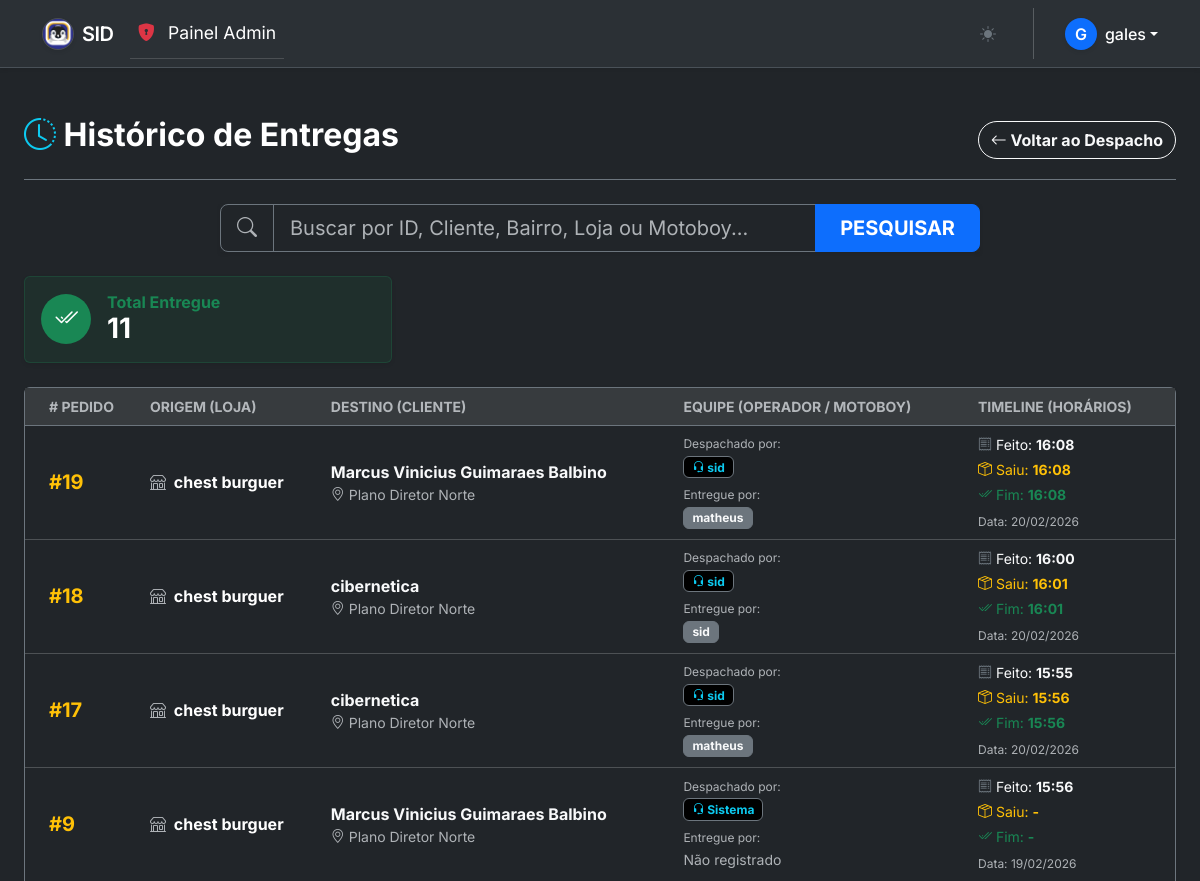
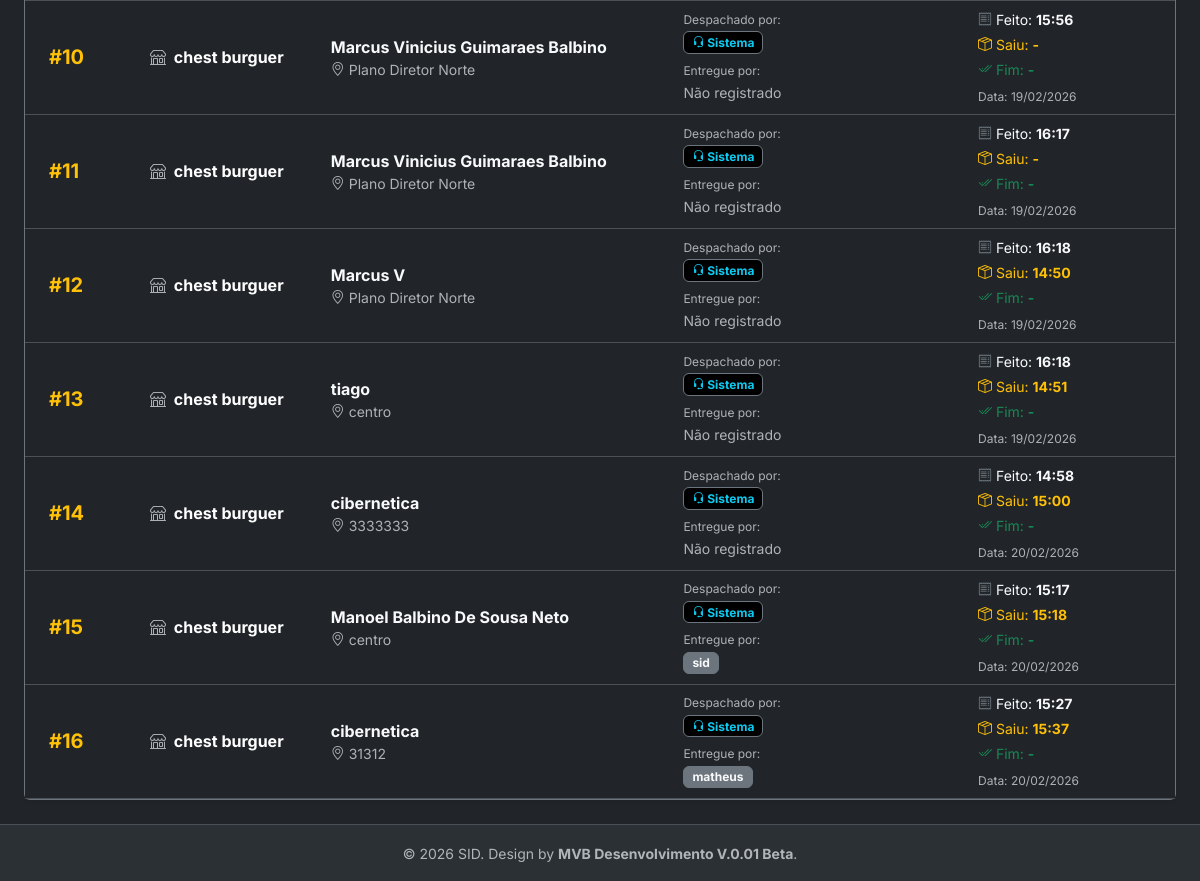
/gestao/entregas/historico/ (signed in), run on the app's committed database (2 pictures, top to bottom).
### core/models.py (models this page shows, shortened)
class Pedido(models.Model):
    sessao_id = models.CharField(max_length=50, null=True, blank=True)
    loja = models.ForeignKey(User, on_delete=models.CASCADE, related_name='meus_pedidos', null=True)
    nome_cliente = models.CharField(max_length=100, null=True, blank=True)
    data_criacao = models.DateTimeField(auto_now_add=True)
    operador_despacho = models.ForeignKey(User, on_delete=models.SET_NULL, null=True, blank=True, related_name='despachos_realizados', verbose_name="Operador que despachou")
    data_entregue = models.DateTimeField(null=True, blank=True, verbose_name="Hora que foi entregue")
    data_saida_entrega = models.DateTimeField(null=True, blank=True, verbose_name="Hora que saiu para entrega")
    finalizado = models.BooleanField(default=False)
    valor_total = models.DecimalField(max_digits=10, decimal_places=2, default=0.00)
    telefone = models.CharField(max_length=20, null=True, blank=True)
    rua = models.CharField(max_length=255, null=True, blank=True, verbose_name="Rua/Alameda")
    bairro = models.CharField(max_length=100, null=True, blank=True, verbose_name="Bairro")
    numero = models.CharField(max_length=20, null=True, blank=True, verbose_name="Número/Lote")
    OPCOES_PAGAMENTO = [('credito', 'Cartão de Crédito'), ('debito', 'Cartão de Débito'), ('dinheiro', 'Dinheiro')]
    forma_pagamento = models.CharField(max_length=20, choices=OPCOES_PAGAMENTO, null=True, blank=True)
    solicitar_entrega = models.BooleanField(default=False, verbose_name="Solicitar Entregadora?")
    STATUS_PEDIDO_CHOICES = [
        ('PENDENTE', 'Pendente'),
        ('PREPARANDO', 'Preparando'),
        ('PRONTO', 'Pronto para Entrega'),
        ('CANCELADO', 'Cancelado'),
    ]
    status_pedido = models.CharField(max_length=20, choices=STATUS_PEDIDO_CHOICES, default='PENDENTE')
    STATUS_ENTREGA = [
        ('AGUARDANDO', 'Aguardando Entregador'),
        ('EM_ROTA', 'Em Rota'),
        ('ENTREGUE', 'Entregue'),
    ]
    status_entrega = models.CharField(max_length=20, choices=STATUS_ENTREGA, default='AGUARDANDO', blank=True, null=True)
    entregador_responsavel = models.ForeignKey(User, on_delete=models.SET_NULL, null=True, blank=True, related_name='entregas')
    class Meta:
        indexes = [
            models.Index(fields=['loja', 'status_pedido']),
            models.Index(fields=['loja', 'data_criacao']),
        ]

class Perfil(models.Model):
    TIPOS_USUARIO = [
        ('ADMIN', 'Admin Geral'),
        ('LOJISTA', 'Lojista'),
        ('ENTREGADORA', 'Empresa de Entrega'),
    ]
    codigo_identificador = models.CharField(max_length=20, unique=True, blank=True, null=True)
    user = models.OneToOneField(User, on_delete=models.CASCADE, related_name='perfil')
    tipo_usuario = models.CharField(max_length=20, choices=TIPOS_USUARIO, default='LOJISTA')
    nome_empresa = models.CharField(max_length=100, blank=True, null=True,unique=True, help_text="Nome da Loja ou Transportadora")
    telefone_contato = models.CharField(max_length=20, blank=True, null=True)
    ativo = models.BooleanField(default=True, verbose_name="Conta Ativa?")
    cpf = models.CharField(max_length=14, blank=True, null=True, verbose_name="CPF")
    cnh = models.CharField(max_length=20, blank=True, null=True, verbose_name="CNH")
    veiculo = models.CharField(max_length=50, blank=True, null=True, verbose_name="Tipo de Veículo")
    placa_veiculo = models.CharField(max_length=10, blank=True, null=True, verbose_name="Placa do Veículo")

### core/views.py (the view, shortened to what this page needs)
# urls.py: path('gestao/entregas/historico/', views.historico_entregas, name='historico_entregas'),
@login_required
def historico_entregas(request):
    if request.user.perfil.tipo_usuario != 'ENTREGADORA' and not request.user.is_superuser:
        return redirect('dashboard')
    query = request.GET.get('q')
    pedidos = Pedido.objects.filter(status_entrega='ENTREGUE')
    pedidos = pedidos.select_related('loja', 'operador_despacho', 'entregador_responsavel').order_by('-data_entregue')
    return render(request, 'gestao/historico_entregas.html', {'pedidos': pedidos, 'query': query})

### core/templates/gestao/historico_entregas.html (shortened to what this page needs)
{% extends 'base.html' %}
{% block content %}
<div class="container-fluid mt-4 px-4">
    <div class="d-flex justify-content-between align-items-center mb-4 border-bottom border-secondary pb-3">
        <h2 class="text-white fw-bold"><i class="bi bi-clock-history text-info"></i> Histórico de Entregas</h2>
        <div>
            <a href="{% url 'painel_entregas' %}" class="btn btn-outline-light rounded-pill fw-bold">
                <i class="bi bi-arrow-left"></i> Voltar ao Despacho
            </a>
        </div>
    </div>
    <div class="row mb-4">
        <div class="col-md-8 mx-auto">
            <form method="GET" action="{% url 'historico_entregas' %}" id="formBusca">
                <div class="input-group input-group-lg shadow-sm">
                    <span class="input-group-text bg-dark border-secondary text-muted">
                        <i class="bi bi-search"></i>
                    </span>
                    <input type="text" name="q" class="form-control bg-dark text-white border-secondary"
                           placeholder="Buscar por ID, Cliente, Bairro, Loja ou Motoboy..."
                           value="{{ query|default:'' }}" id="inputBusca">
                    <button class="btn btn-primary fw-bold px-4" type="submit">PESQUISAR</button>
                </div>
            </form>
        </div>
    </div>
    <div id="area-historico">
        <div class="row mb-4">
            <div class="col-md-4">
                <div class="card bg-success bg-opacity-10 border-success border-opacity-25 shadow-sm">
                    <div class="card-body d-flex align-items-center">
                        <div class="bg-success text-white rounded-circle d-flex justify-content-center align-items-center me-3" style="width: 50px; height: 50px;">
                            <i class="bi bi-check2-all fs-4"></i>
                        </div>
                        <div>
                            <h6 class="text-success fw-bold mb-0">{% if query %}Encontrados{% else %}Total Entregue{% endif %}</h6>
                            <h3 class="text-white fw-bold mb-0">{{ pedidos|length }}</h3>
                        </div>
                    </div>
                </div>
            </div>
        </div>
        <div class="card bg-dark border-secondary shadow-sm">
            <div class="card-body p-0">
                <div class="table-responsive">
                    <table class="table table-dark table-hover mb-0 align-middle">
                        <thead class="border-secondary table-active">
                            <tr>
                                <th class="ps-4 text-muted text-uppercase small fw-bold"># Pedido</th>
                                <th class="text-muted text-uppercase small fw-bold">Origem (Loja)</th>
                                <th class="text-muted text-uppercase small fw-bold">Destino (Cliente)</th>
                                <th class="text-muted text-uppercase small fw-bold">Equipe (Operador / Motoboy)</th>
                                <th class="text-muted text-uppercase small fw-bold">Timeline (Horários)</th>
                            </tr>
                        </thead>
                        <tbody>
                            {% for p in pedidos %}
                            <tr>
                                <td class="ps-4 fw-bold text-warning fs-5">#{{ p.id }}</td>
                                <td>
                                    <span class="fw-bold text-white"><i class="bi bi-shop text-muted me-1"></i> {{ p.loja.perfil.nome_empresa|default:p.loja.username }}</span>
                                </td>
                                <td>
                                    <div class="fw-bold text-light">{{ p.nome_cliente }}</div>
                                    <div class="small text-muted"><i class="bi bi-geo-alt"></i> {{ p.bairro }}</div>
                                </td>
                                <td>
                                    <div class="mb-2">
                                        <span class="small text-muted d-block" style="font-size: 0.75rem;">Despachado por:</span>
                                        <span class="badge bg-black border border-secondary text-info px-2 py-1">
                                            <i class="bi bi-headset"></i>
                                            {% if p.operador_despacho %}
                                                {{ p.operador_despacho.first_name|default:p.operador_despacho.username }}
                                            {% else %}
                                                Sistema
                                            {% endif %}
                                        </span>
                                    </div>
                                    <div>
                                        <span class="small text-muted d-block" style="font-size: 0.75rem;">Entregue por:</span>
                                        {% if p.entregador_responsavel %}
                                            <span class="badge bg-secondary border border-secondary text-light px-2 py-1">
                                                 {{ p.entregador_responsavel.first_name|default:p.entregador_responsavel.username }}
                                            </span>
                                        {% else %}
                                            <span class="text-muted small">Não registrado</span>
                                        {% endif %}
                                    </div>
                                </td>
                                <td>
                                    <div class="d-flex flex-column gap-1">
                                        <div class="small text-light">
                                            <i class="bi bi-receipt text-secondary"></i> Feito: <strong>{{ p.data_criacao|date:"H:i" }}</strong>
                                        </div>
                                        <div class="small text-warning">
                                            <i class="bi bi-box-seam"></i> Saiu: <strong>{{ p.data_saida_entrega|date:"H:i"|default:"-" }}</strong>
                                        </div>
                                        <div class="small text-success">
                                            <i class="bi bi-check2-all"></i> Fim: <strong>{{ p.data_entregue|date:"H:i"|default:"-" }}</strong>
                                        </div>
                                        <div class="text-muted small mt-1" style="font-size: 0.75rem;">
                                            Data: {{ p.data_criacao|date:"d/m/Y" }}
                                        </div>
                                    </div>
                                </td>
                            </tr>
                            {% endfor %}
                        </tbody>
                    </table>
                </div>
            </div>
        </div>
    </div>
</div>
{% endblock %}

### core/templates/base.html (shortened to what this page needs)
{% load static %}
<!DOCTYPE html>
<html lang="pt-br" data-bs-theme="light">
<head>
    <link href="https://cdn.jsdelivr.net/npm/bootstrap@5.3.2/dist/css/bootstrap.min.css" rel="stylesheet">
    <link rel="stylesheet" href="https://cdn.jsdelivr.net/npm/bootstrap-icons@1.11.1/font/bootstrap-icons.css">
</head>
<body>
    <nav class="navbar navbar-expand-lg border-bottom shadow-sm bg-body-tertiary sticky-top">
        <div class="container">
            <a class="navbar-brand d-flex align-items-center gap-2" href="{% if user.is_authenticated %}{% url 'login' %}{% else %}/{% endif %}">
                <img src="{% static 'img/pinguim_logo.png' %}" alt="Logo SID" width="32" height="32" class="rounded-circle shadow-sm">
                SID
            </a>
            <div class="offcanvas offcanvas-end" tabindex="-1" id="offcanvasNavbar">
                <div class="offcanvas-body pt-0">
                    <ul class="navbar-nav justify-content-start flex-grow-1 pe-3">
                        {% if user.is_authenticated %}
                            {% if user.is_superuser or user.perfil.tipo_usuario == 'ADMIN' %}
                                <li class="nav-item">
                                    <a class="nav-link active" href="{% url 'dashboard_admin' %}">
                                        <i class="bi bi-shield-lock-fill text-danger me-2"></i> Painel Admin
                                    </a>
                                </li>
                            {% endif %}
                        {% endif %}
                    </ul>
                    <div class="d-flex align-items-center gap-3 mt-3 mt-lg-0">
                        <button class="btn btn-outline-secondary border-0 w-100 w-lg-auto text-start" id="bd-theme-toggle" onclick="toggleTheme()">
                            <i id="theme-icon" class="bi bi-moon-stars-fill"></i>
                        </button>
                        {% if user.is_authenticated %}
                            <div class="dropdown d-none d-lg-block ms-2">
                                <a href="#" class="d-flex align-items-center link-body-emphasis text-decoration-none dropdown-toggle" data-bs-toggle="dropdown">
                                    <div class="bg-primary text-white rounded-circle d-flex align-items-center justify-content-center shadow-sm" style="width: 32px; height: 32px; font-weight: 600;">
                                        {{ user.username|first|upper }}
                                    </div>
                                    <span class="ms-2 fw-medium">{{ user.username }}</span>
                                </a>
                            </div>
                        {% else %}
                            <a href="{% url 'login' %}" class="btn btn-primary w-100 w-lg-auto rounded-pill">
                                <i class="bi bi-box-arrow-in-right me-2"></i> Entrar
                            </a>
                        {% endif %}
                    </div>
                </div>
            </div>
        </div>
    </nav>
    <main class="py-4">
        {% block content %}{% endblock %}
    </main>
    <footer class="py-3 mt-auto border-top bg-body-tertiary">
        <div class="container text-center text-muted"><small>&copy; 2026 SID. Design by <strong>MVB Desenvolvimento V.0.01 Beta</strong>.</small></div>
    </footer>
</body>
</html>

### core/templates/base.html (style rules this page uses)
body { font-family: 'Inter', sans-serif; transition: background-color 0.3s, color 0.3s; display: flex; flex-direction: column; min-height: 100vh; }
main { flex: 1; }
.navbar-brand { font-weight: 600; letter-spacing: -0.5px; }
.navbar-brand img { transition: transform 0.2s; border: 1px solid rgba(255, 255, 255, 0.1); background-color: rgba(255, 255, 255, 0.05); }
.offcanvas-body .nav-link { font-size: 1.1rem; padding: 12px 0; border-bottom: 1px solid var(--bs-border-color-translucent); }
[data-bs-theme="dark"] .card { border-color: #373b3e; }

### data on the page
Pedido: id "19", loja.perfil.nome_empresa "chest burguer", nome_cliente "Marcus Vinicius Guimaraes Balbino", bairro "Plano Diretor Norte", operador_despacho.first_name "sid", entregador_responsavel.first_name "matheus", data_criacao "16:08", data_saida_entrega "16:08", data_entregue "16:08", data_criacao "20/02/2026"
Pedido: id "18", loja.perfil.nome_empresa "chest burguer", nome_cliente "cibernetica", bairro "Plano Diretor Norte", operador_despacho.first_name "sid", entregador_responsavel.first_name "sid", data_criacao "16:00", data_saida_entrega "16:01", data_entregue "16:01", data_criacao "20/02/2026"
Pedido: id "17", loja.perfil.nome_empresa "chest burguer", nome_cliente "cibernetica", bairro "Plano Diretor Norte", operador_despacho.first_name "sid", entregador_responsavel.first_name "matheus", data_criacao "15:55", data_saida_entrega "15:56", data_entregue "15:56", data_criacao "20/02/2026"
Pedido: id "9", loja.perfil.nome_empresa "chest burguer", nome_cliente "Marcus Vinicius Guimaraes Balbino", bairro "Plano Diretor Norte", shows "Sistema", shows "Não registrado", data_criacao "15:56", data_saida_entrega "-", data_entregue "-", data_criacao "19/02/2026"
Pedido: id "10", loja.perfil.nome_empresa "chest burguer", nome_cliente "Marcus Vinicius Guimaraes Balbino", bairro "Plano Diretor Norte", shows "Sistema", shows "Não registrado", data_criacao "15:56", data_saida_entrega "-", data_entregue "-", data_criacao "19/02/2026"
Pedido: id "11", loja.perfil.nome_empresa "chest burguer", nome_cliente "Marcus Vinicius Guimaraes Balbino", bairro "Plano Diretor Norte", shows "Sistema", shows "Não registrado", data_criacao "16:17", data_saida_entrega "-", data_entregue "-", data_criacao "19/02/2026"
Pedido: id "12", loja.perfil.nome_empresa "chest burguer", nome_cliente "Marcus V", bairro "Plano Diretor Norte", shows "Sistema", shows "Não registrado", data_criacao "16:18", data_saida_entrega "14:50", data_entregue "-", data_criacao "19/02/2026"
Pedido: id "13", loja.perfil.nome_empresa "chest burguer", nome_cliente "tiago", bairro "centro", shows "Sistema", shows "Não registrado", data_criacao "16:18", data_saida_entrega "14:51", data_entregue "-", data_criacao "19/02/2026"
Pedido: id "14", loja.perfil.nome_empresa "chest burguer", nome_cliente "cibernetica", bairro "3333333", shows "Sistema", shows "Não registrado", data_criacao "14:58", data_saida_entrega "15:00", data_entregue "-", data_criacao "20/02/2026"
Pedido: id "15", loja.perfil.nome_empresa "chest burguer", nome_cliente "Manoel Balbino De Sousa Neto", bairro "centro", shows "Sistema", entregador_responsavel.first_name "sid", data_criacao "15:17", data_saida_entrega "15:18", data_entregue "-", data_criacao "20/02/2026"
Pedido: id "16", loja.perfil.nome_empresa "chest burguer", nome_cliente "cibernetica", bairro "31312", shows "Sistema", entregador_responsavel.first_name "matheus", data_criacao "15:27", data_saida_entrega "15:37", data_entregue "-", data_criacao "20/02/2026"

### other printed values
{{ user.username|first|upper }} "G"
{{ user.username }} "gales"
{{ pedidos|length }} "11"
